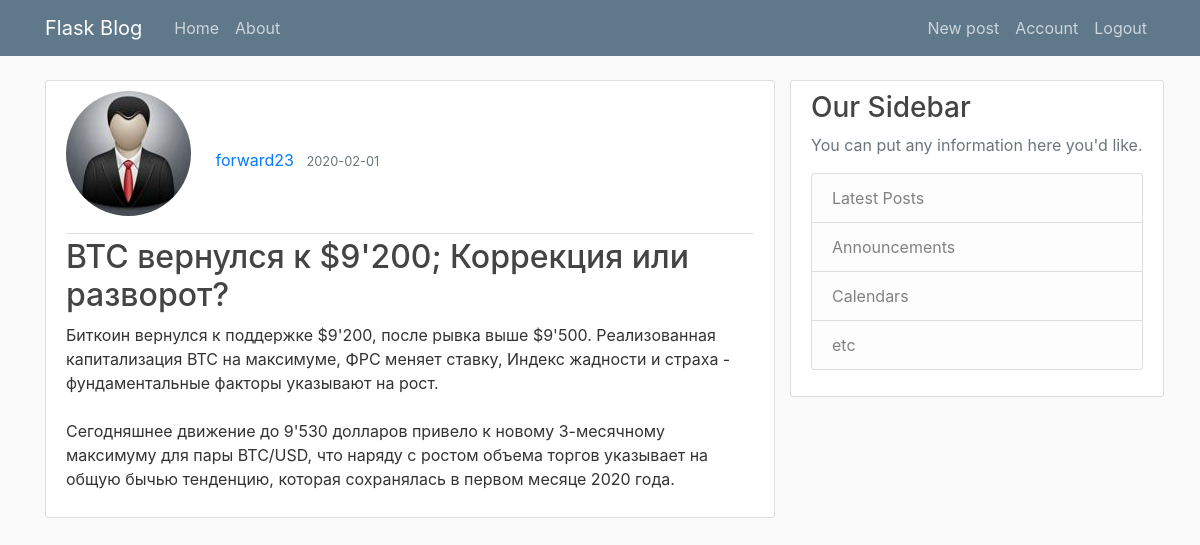
The app's page /post/6 (signed in) with its own data.
### flaskblog/models.py (models this page shows, shortened)
class User(db.Model, UserMixin):
    id = db.Column(db.Integer, primary_key=True)
    username = db.Column(db.String(20), unique=True, nullable=False)
    email = db.Column(db.String(120), unique=True, nullable=False)
    image_file = db.Column(db.String(20), nullable=False, default='default.jpg')
    password = db.Column(db.String(60), nullable=False)
    posts = db.relationship('Post', backref='author', lazy=True)

class Post(db.Model, UserMixin):
    id = db.Column(db.Integer, primary_key=True)
    title = db.Column(db.String(100), nullable=False)
    date_posted = db.Column(db.DateTime, nullable=False, default=datetime.utcnow())
    content = db.Column(db.Text, nullable=False)
    user_id = db.Column(db.Integer, db.ForeignKey('user.id'))

### flaskblog/routes.py (the view)
@app.route('/post/<int:post_id>', methods=['GET', 'POST'])
@login_required
def post(post_id):
    post = Post.query.get_or_404(post_id)
    return render_template('post.html', title=post.title, post=post)

### flaskblog/models.py (called while the page is built)
@login_manager.user_loader
def load_user(user_id):
    return User.query.get(int(user_id))

### flaskblog/templates/post.html (shortened to what this page needs)
{% extends 'layout.html' %}
{% block content %}
<article class="media content-section">
  <div class="media-body">
    <div class="article-metadata">
        <img class="rounded-circle account-img" src="{{ url_for('static', filename='profile_pics/' + post.author.image_file) }}" >
      <a class="mr-2" href="{{ url_for('user_posts', username=post.author.username) }}">{{ post.author.username }}</a>
      <small class="text-muted">{{ post.date_posted.date() }}</small>
    </div>
    <h2>{{ post.title }}</h2>
    <p class="article-content">{{ post.content }}</p>
  </div>
</article>
{% endblock %}

### flaskblog/static/main.css (style rules this page uses)
body { background: #fafafa; color: #333333; margin-top: 5rem; }
h1, h2, h3, h4, h5, h6 { color: #444444; }
.content-section { background: #ffffff; padding: 10px 20px; border: 1px solid #dddddd; border-radius: 3px; margin-bottom: 20px; }
.article-content { white-space: pre-line; }
.article-metadata { padding-bottom: 1px; margin-bottom: 4px; border-bottom: 1px solid #e3e3e3 }
.account-img { height: 125px; width: 125px; margin-right: 20px; margin-bottom: 16px; }

### records on screen
User: image_file (picture), author.username "forward23"
Post: date_posted "2020-02-01", title "BTC вернулся к $9'200; Коррекция или разворот?", content "Биткоин вернулся к поддержке $9'200, после рывка выше $9'500. Реализованная капитализация BTC на максимуме, ФРС меняет ставку, Индекс жадности и страха - фундаментальные факторы указывают на рост. Сегодняшнее движение до 9'530 долларов привело к новому 3-месячному максимуму для пары BTC/USD, что наряду с ростом объема торгов указывает на общую бычью тенденцию, которая сохранялась в первом месяце 2020 года."
